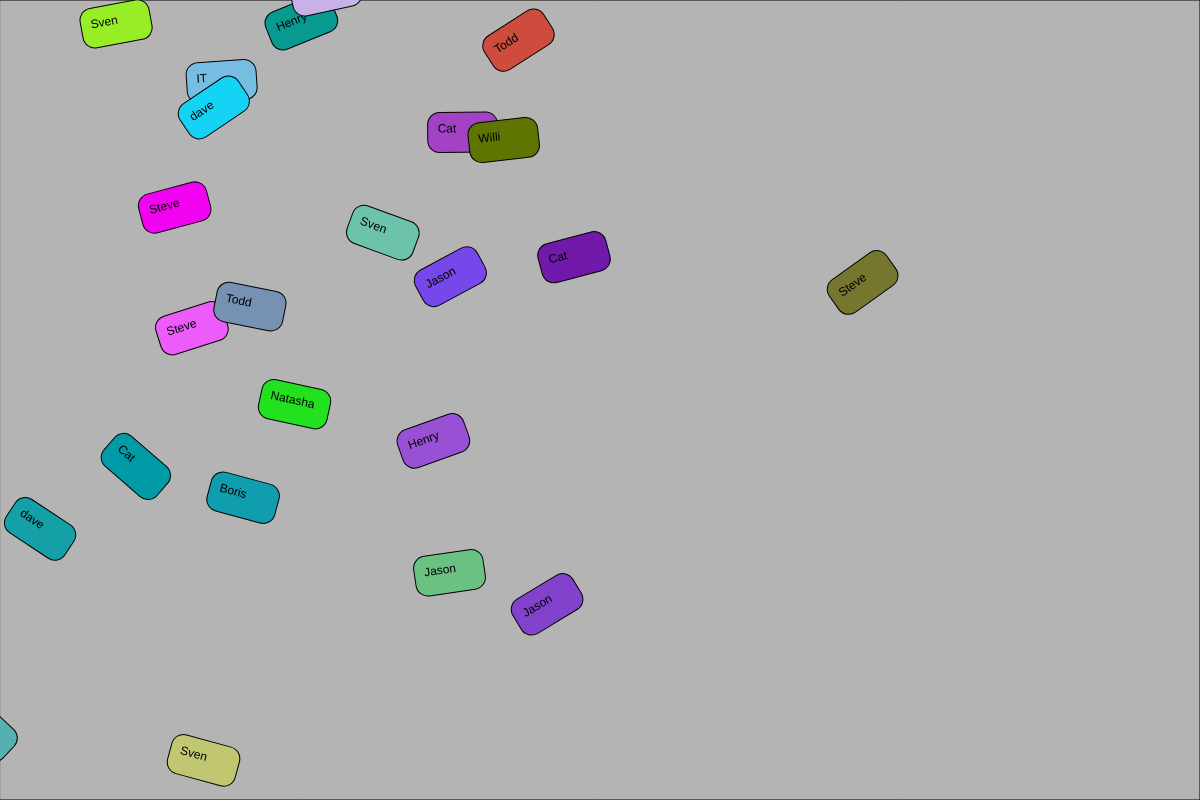
Frame 1 (no input)
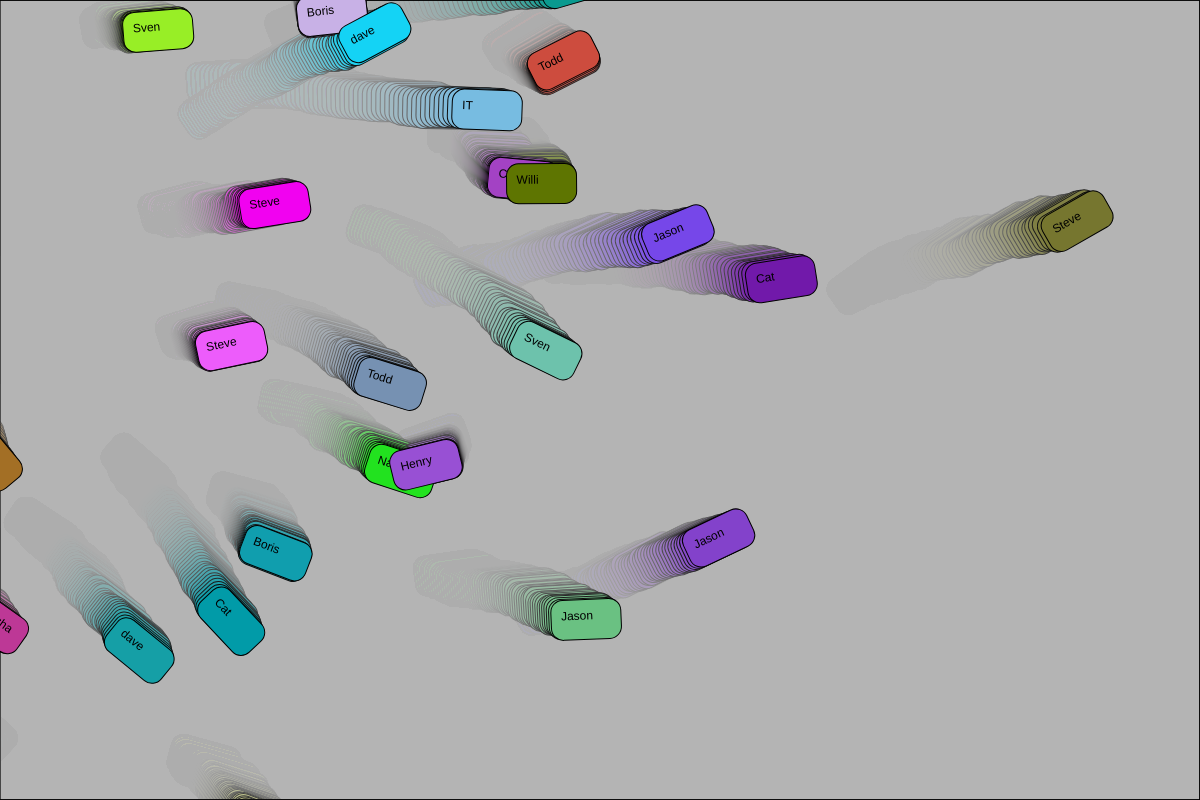
Frame 60 (no input)
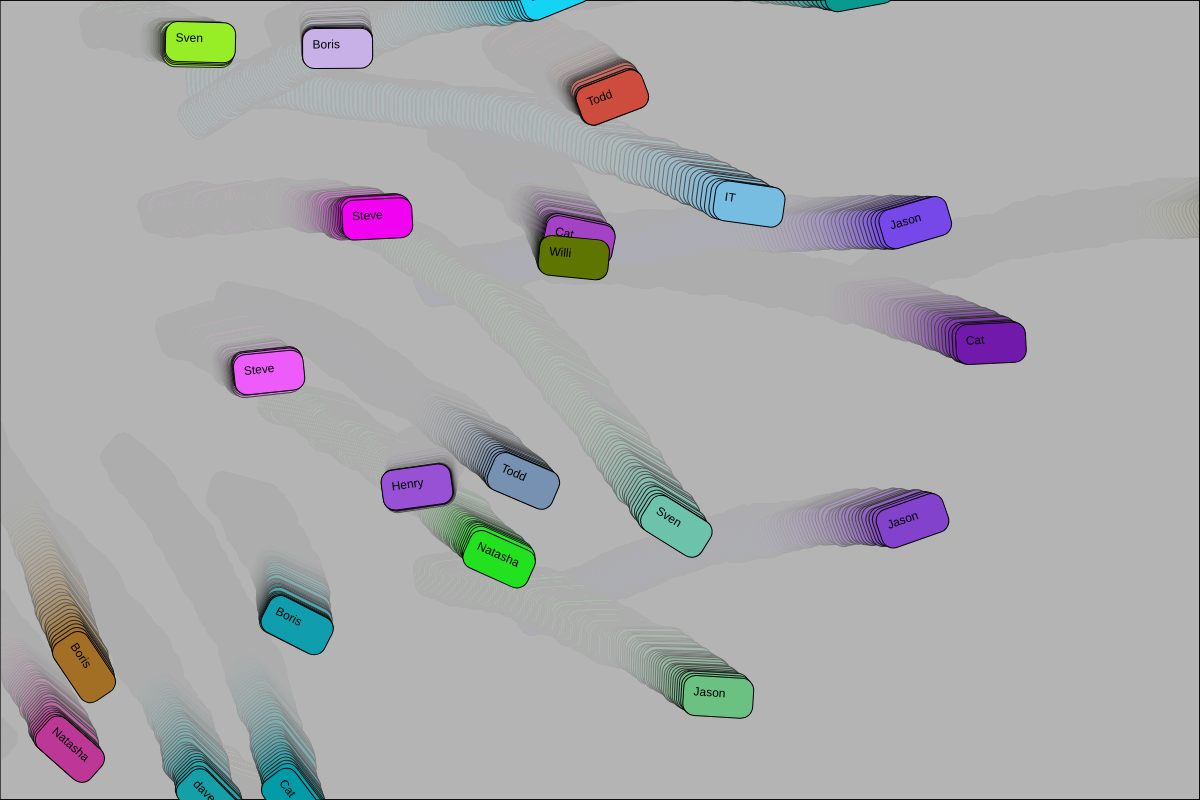
Frame 120 (the mouse pressed at the canvas centre since frame 60)

The p5.js sketch that drew these frames (run headless with seeded random() and noise() and a simulated clock; from frame 60 on, the mouse is pressed at the canvas centre):

// p5.js sketch
// ── sketch.js

///////////////////////////// OOP Krazy Karz Example
//

let names = ["Steve","Boris","Cat","Henry","Jason", "Sven","Natasha","Todd","Willi", "IT","dave"];
let karz;


function setup() {
  createCanvas(1200,800);
  background(180);
  // birthing a new instance

  karz = new Array(30); // Create

  for (let i = 0;  i < karz.length;i++) {
      karz[i] = new Kar(names[int(random(names.length))],random(5));
  }

}

function draw() {
  fill(180,20);
  rect(0,0,width,height);
  for (let i = 0;i < karz.length;i++) {
      karz[i].move();
      karz[i].wiggle(random(3));
      karz[i].update();
  }
}

// ── Kar.js
class Kar {

    lox;
    loy;
    rc;
    acc;
    driver;
    flipper;
    sc;

  // constuctor // it's like setup
  constructor ( dr, sp)  {
    this.lox = int(random(20,500));
    this.loy = int(random(20,820));
    this.rc = color(random(255),random(255),random(255));
    this.acc = sp;
    this.driver = dr;
    this.flipper = random(-50,50);
    this.sc = random(2);
  }

  move() {
    this.lox+=this.acc;
    if (this.lox > width) {
      this.lox = 0;
    }
    this.flipper+=.1;
  }

  wiggle(sa) {
    if (this.loy > height || this.loy < 0 ) {
      this.loy = height/2;
    }
     this.loy+=random(-sa,sa);
  }

   update() {
    push();
    rotate(radians(this.flipper));
    // scale(sc);
    translate(this.lox,this.loy);
    fill(this.rc);
    rect(0,0,70,40,12);
    fill(0);
    text(this.driver,10,20);
    pop();
  }
  
}
